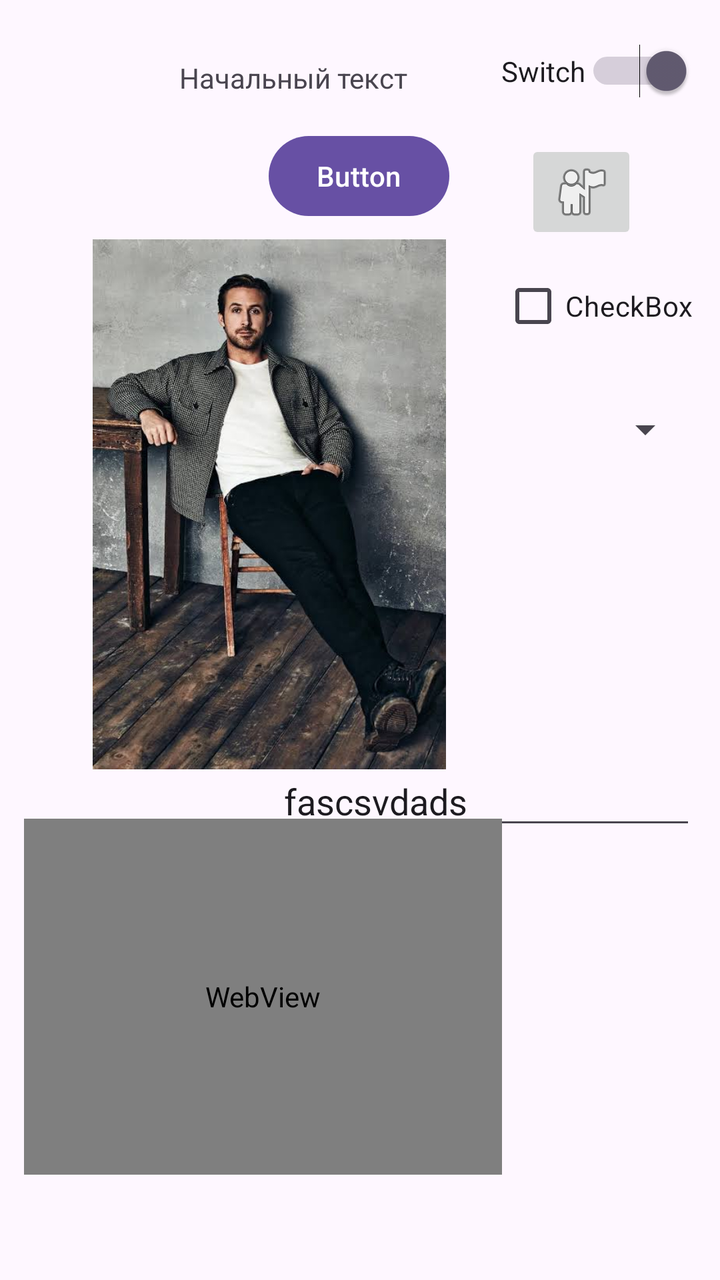
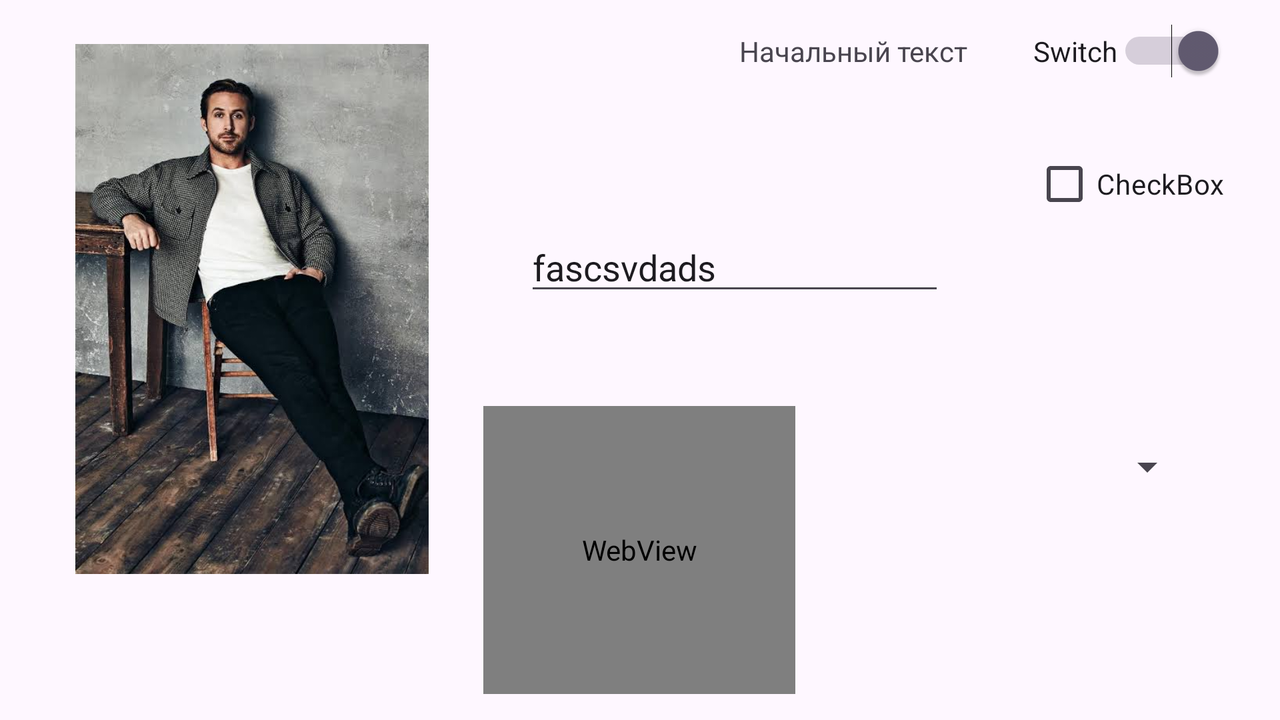

First picture: res/layout/ on a phone held upright. Second picture: the repository's own variant of that layout, on a device whose configuration matches the variant's folder. Source for both follows.
<!-- AndroidManifest.xml: application theme Theme.LessonAndroidStart -->
<!-- res/layout/activity_main.xml -->
<?xml version="1.0" encoding="utf-8"?>
<androidx.constraintlayout.widget.ConstraintLayout xmlns:android="http://schemas.android.com/apk/res/android"
    xmlns:app="http://schemas.android.com/apk/res-auto"
    xmlns:tools="http://schemas.android.com/tools"
    android:id="@+id/main"
    android:layout_width="match_parent"
    android:layout_height="match_parent"
    tools:context=".MainActivity">

    <Button
        android:id="@+id/button"
        android:layout_width="wrap_content"
        android:layout_height="wrap_content"
        android:layout_marginBottom="456dp"
        android:text="@string/button_text"
        app:layout_constraintBottom_toBottomOf="parent"
        app:layout_constraintEnd_toEndOf="parent"
        app:layout_constraintHorizontal_bias="0.498"
        app:layout_constraintStart_toStartOf="parent"
        app:layout_constraintTop_toBottomOf="@+id/textView"
        app:layout_constraintVertical_bias="0.178" />

    <TextView
        android:id="@+id/textView"
        android:layout_width="wrap_content"
        android:layout_height="wrap_content"
        android:layout_marginEnd="156dp"
        android:text="Начальный текст"
        app:layout_constraintBottom_toBottomOf="parent"
        app:layout_constraintEnd_toEndOf="parent"
        app:layout_constraintTop_toTopOf="parent"
        app:layout_constraintVertical_bias="0.047" />

    <ImageView
        android:id="@+id/imageView"
        android:layout_width="226dp"
        android:layout_height="265dp"
        app:layout_constraintBottom_toBottomOf="parent"
        app:layout_constraintEnd_toEndOf="parent"
        app:layout_constraintHorizontal_bias="0.162"
        app:layout_constraintStart_toStartOf="parent"
        app:layout_constraintTop_toTopOf="parent"
        app:layout_constraintVertical_bias="0.319"
        app:srcCompat="@drawable/images" />

    <Switch
        android:id="@+id/switch1"
        android:layout_width="wrap_content"
        android:layout_height="wrap_content"
        android:checked="true"
        android:text="Switch"
        app:layout_constraintBottom_toBottomOf="parent"
        app:layout_constraintEnd_toEndOf="parent"
        app:layout_constraintHorizontal_bias="0.95"
        app:layout_constraintStart_toStartOf="parent"
        app:layout_constraintTop_toTopOf="parent"
        app:layout_constraintVertical_bias="0.036" />

    <EditText
        android:id="@+id/editTextTextEmailAddress"
        android:layout_width="wrap_content"
        android:layout_height="wrap_content"
        android:ems="10"
        android:inputType="textEmailAddress"
        android:text="fascsvdads"
        app:layout_constraintBottom_toBottomOf="parent"
        app:layout_constraintEnd_toEndOf="parent"
        app:layout_constraintHorizontal_bias="0.92"
        app:layout_constraintStart_toStartOf="parent"
        app:layout_constraintTop_toTopOf="parent"
        app:layout_constraintVertical_bias="0.632" />

    <ImageButton
        android:id="@+id/imageButton"
        android:layout_width="wrap_content"
        android:layout_height="wrap_content"
        app:layout_constraintBottom_toBottomOf="parent"
        app:layout_constraintEnd_toEndOf="parent"
        app:layout_constraintHorizontal_bias="0.864"
        app:layout_constraintStart_toStartOf="parent"
        app:layout_constraintTop_toTopOf="parent"
        app:layout_constraintVertical_bias="0.119"
        app:srcCompat="@android:drawable/ic_menu_myplaces" />

    <CheckBox
        android:id="@+id/checkBox"
        android:layout_width="wrap_content"
        android:layout_height="wrap_content"
        android:text="CheckBox"
        app:layout_constraintBottom_toBottomOf="parent"
        app:layout_constraintEnd_toEndOf="parent"
        app:layout_constraintHorizontal_bias="0.949"
        app:layout_constraintStart_toStartOf="parent"
        app:layout_constraintTop_toTopOf="parent"
        app:layout_constraintVertical_bias="0.218" />

    <WebView
        android:id="@+id/webView"
        android:layout_width="239dp"
        android:layout_height="178dp"
        app:layout_constraintBottom_toBottomOf="parent"
        app:layout_constraintEnd_toEndOf="parent"
        app:layout_constraintHorizontal_bias="0.098"
        app:layout_constraintStart_toStartOf="parent"
        app:layout_constraintTop_toTopOf="parent"
        app:layout_constraintVertical_bias="0.886" />

    <Spinner
        android:id="@+id/spinner2"
        android:layout_width="119dp"
        android:layout_height="62dp"
        app:layout_constraintBottom_toBottomOf="parent"
        app:layout_constraintEnd_toEndOf="parent"
        app:layout_constraintHorizontal_bias="0.945"
        app:layout_constraintStart_toStartOf="parent"
        app:layout_constraintTop_toTopOf="parent"
        app:layout_constraintVertical_bias="0.318" />

</androidx.constraintlayout.widget.ConstraintLayout>
<!-- resources referenced by this layout -->
<resources>
  <!-- drawable images: jpeg bitmap (drawable, 47773 bytes) -->
  <string name="button_text">Button</string>
  <style name="Theme.LessonAndroidStart" parent="Base.Theme.LessonAndroidStart" />
  <style name="Base.Theme.LessonAndroidStart" parent="Theme.Material3.DayNight.NoActionBar">
          
          
      </style>
</resources>
<!-- res/layout-land/activity_main.xml (the repository's variant of the layout above) -->
<!-- drawn on the phone turned sideways -->
<?xml version="1.0" encoding="utf-8"?>
<androidx.constraintlayout.widget.ConstraintLayout xmlns:android="http://schemas.android.com/apk/res/android"
    xmlns:app="http://schemas.android.com/apk/res-auto"
    xmlns:tools="http://schemas.android.com/tools"
    android:id="@+id/main"
    android:layout_width="match_parent"
    android:layout_height="match_parent"
    tools:context=".MainActivity">

    <Button
        android:id="@+id/button"
        android:layout_width="wrap_content"
        android:layout_height="wrap_content"
        android:layout_marginBottom="456dp"
        android:text="Button"
        app:layout_constraintBottom_toBottomOf="parent"
        app:layout_constraintEnd_toEndOf="parent"
        app:layout_constraintHorizontal_bias="0.498"
        app:layout_constraintStart_toStartOf="parent"
        app:layout_constraintTop_toBottomOf="@+id/textView"
        app:layout_constraintVertical_bias="0.178" />

    <TextView
        android:id="@+id/textView"
        android:layout_width="wrap_content"
        android:layout_height="wrap_content"
        android:layout_marginEnd="156dp"
        android:text="Начальный текст"
        app:layout_constraintBottom_toBottomOf="parent"
        app:layout_constraintEnd_toEndOf="parent"
        app:layout_constraintTop_toTopOf="parent"
        app:layout_constraintVertical_bias="0.047" />

    <ImageView
        android:id="@+id/imageView"
        android:layout_width="226dp"
        android:layout_height="265dp"
        app:layout_constraintBottom_toBottomOf="parent"
        app:layout_constraintEnd_toEndOf="parent"
        app:layout_constraintHorizontal_bias="0.031"
        app:layout_constraintStart_toStartOf="parent"
        app:layout_constraintTop_toTopOf="parent"
        app:layout_constraintVertical_bias="0.232"
        app:srcCompat="@drawable/images" />

    <Switch
        android:id="@+id/switch1"
        android:layout_width="wrap_content"
        android:layout_height="wrap_content"
        android:checked="true"
        android:text="Switch"
        app:layout_constraintBottom_toBottomOf="parent"
        app:layout_constraintEnd_toEndOf="parent"
        app:layout_constraintHorizontal_bias="0.95"
        app:layout_constraintStart_toStartOf="parent"
        app:layout_constraintTop_toTopOf="parent"
        app:layout_constraintVertical_bias="0.036" />

    <EditText
        android:id="@+id/editTextTextEmailAddress"
        android:layout_width="wrap_content"
        android:layout_height="wrap_content"
        android:ems="10"
        android:inputType="textEmailAddress"
        android:text="fascsvdads"
        app:layout_constraintBottom_toBottomOf="parent"
        app:layout_constraintEnd_toEndOf="parent"
        app:layout_constraintHorizontal_bias="0.61"
        app:layout_constraintStart_toStartOf="parent"
        app:layout_constraintTop_toTopOf="parent"
        app:layout_constraintVertical_bias="0.349" />

    <CheckBox
        android:id="@+id/checkBox"
        android:layout_width="wrap_content"
        android:layout_height="wrap_content"
        android:text="CheckBox"
        app:layout_constraintBottom_toBottomOf="parent"
        app:layout_constraintEnd_toEndOf="parent"
        app:layout_constraintHorizontal_bias="0.949"
        app:layout_constraintStart_toStartOf="parent"
        app:layout_constraintTop_toTopOf="parent"
        app:layout_constraintVertical_bias="0.218" />

    <WebView
        android:id="@+id/webView"
        android:layout_width="156dp"
        android:layout_height="144dp"
        app:layout_constraintBottom_toBottomOf="parent"
        app:layout_constraintEnd_toEndOf="parent"
        app:layout_constraintHorizontal_bias="0.499"
        app:layout_constraintStart_toStartOf="parent"
        app:layout_constraintTop_toTopOf="parent"
        app:layout_constraintVertical_bias="0.94" />

    <Spinner
        android:id="@+id/spinner2"
        android:layout_width="119dp"
        android:layout_height="62dp"
        app:layout_constraintBottom_toBottomOf="parent"
        app:layout_constraintEnd_toEndOf="parent"
        app:layout_constraintHorizontal_bias="0.919"
        app:layout_constraintStart_toStartOf="parent"
        app:layout_constraintTop_toTopOf="parent"
        app:layout_constraintVertical_bias="0.679" />

</androidx.constraintlayout.widget.ConstraintLayout>
<!-- resources referenced by the variant -->
<!-- as the phone turned sideways resolves them -->
<resources>
  <!-- drawable images: jpeg bitmap (drawable, 47773 bytes) -->
  <style name="Theme.LessonAndroidStart" parent="Base.Theme.LessonAndroidStart" />
  <style name="Base.Theme.LessonAndroidStart" parent="Theme.Material3.DayNight.NoActionBar">
          
          
      </style>
</resources>
